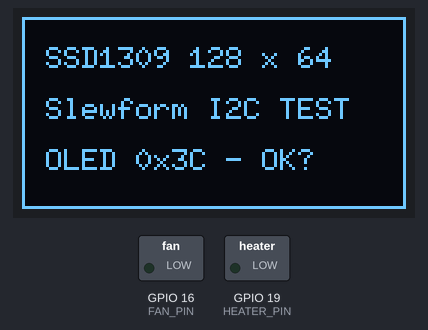
The sketch below on a simulated ESP32. Parts: 128×64 one-colour display, switched loads named in the sketch (green lamp = pin HIGH). What the sketch prints to the serial monitor is not drawn.

Above: at 0.1 s.

The sketch:

oled_ssd1309_frame.ino
```cpp
/*
 * RECONSTRUCTION, not the original conversation .ino (see archive index).
 * Behavior mirrors a physically successful historical test.
 * Reconstructed file itself NOT bench-tested.
 * Heater drive GPIO19 forced LOW. Isolate J5 physically before any bench test.
 */
#include <Arduino.h>
#include <Wire.h>
#include <U8g2lib.h>
constexpr uint8_t HEATER_PIN = 19;
constexpr uint8_t FAN_PIN = 16;
U8G2_SSD1309_128X64_NONAME0_F_HW_I2C oled(U8G2_R0,U8X8_PIN_NONE);
void setup() {
  pinMode(HEATER_PIN, OUTPUT); digitalWrite(HEATER_PIN, LOW);
  pinMode(FAN_PIN, OUTPUT); digitalWrite(FAN_PIN, LOW);
  Serial.begin(115200);
  Wire.begin(21,22,100000);
  oled.setI2CAddress(0x3C << 1);
  oled.begin();
  Serial.println("SSD1309 test frame on 0x3C");
}
void loop() {
  digitalWrite(HEATER_PIN, LOW);
  oled.clearBuffer();
  oled.drawFrame(0,0,128,64);
  oled.setFont(u8g2_font_6x10_tf);
  oled.drawStr(8,17,"SSD1309 128 x 64");
  oled.drawStr(8,34,"Slewform I2C TEST");
  oled.drawStr(8,51,"OLED 0x3C - OK?");
  oled.sendBuffer();
  delay(2000);
}
```
